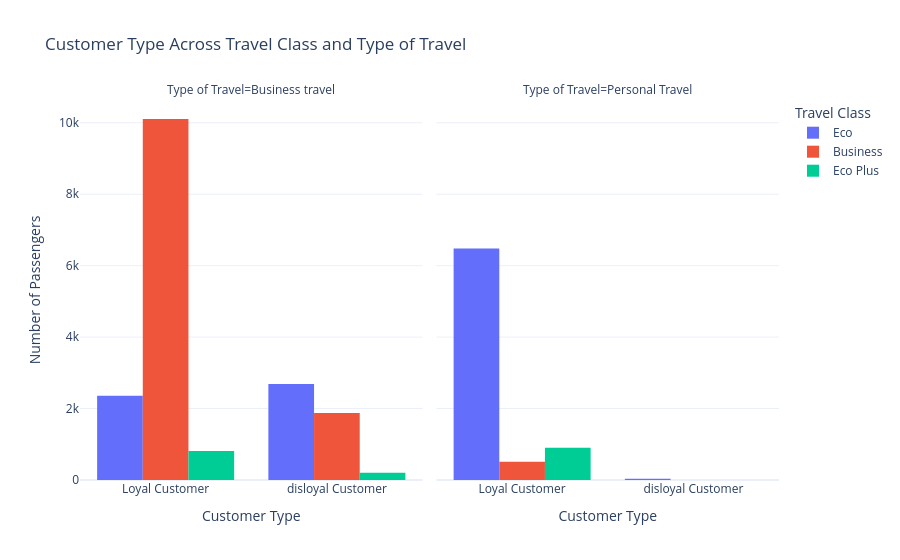

Notebook code for this chart:
### Markdown cell above
##### 14. CUSTOMER TYPE ACROSS TRAVEL CLASS AND TYPE OF TRAVEL

### Code cell
fig = px.histogram(df,x='Customer Type',color='Class',facet_col='Type of Travel',barmode='group',
    title='Customer Type Across Travel Class and Type of Travel',
        labels={
        'Customer Type': 'Customer Type',
        'Class': 'Travel Class',
        'Type of Travel': 'Type of Travel'})
   
fig.update_layout( template='plotly_white',
title={'text': 'Customer Type Across Travel Class and Type of Travel'},
xaxis_title='Customer Type', yaxis_title='Number of Passengers',
legend_title='Travel Class')
fig.show()

### Figure 1 — Plotly figure (JSON) as saved in the notebook; plotly's stock layout.template omitted (floating-point values rounded to 4 significant figures; data arrays with more than 128 entries replaced by an {"elided": "..."} marker saying what was removed)
{"data": [{"alignmentgroup": "True", "bingroup": "x", "hovertemplate": "Travel Class=Eco<br>Type of Travel=Business travel<br>Customer Type=%{x}<br>count=%{y}<extra></extra>", "legendgroup": "Eco", "marker": {"color": "#636efa", "pattern": {"shape": ""}}, "name": "Eco", "offsetgroup": "Eco", "orientation": "v", "showlegend": true, "type": "histogram", "x": {"elided": "5047 str values"}, "xaxis": "x", "yaxis": "y"}, {"alignmentgroup": "True", "bingroup": "x", "hovertemplate": "Travel Class=Eco<br>Type of Travel=Personal Travel<br>Customer Type=%{x}<br>count=%{y}<extra></extra>", "legendgroup": "Eco", "marker": {"color": "#636efa", "pattern": {"shape": ""}}, "name": "Eco", "offsetgroup": "Eco", "orientation": "v", "showlegend": false, "type": "histogram", "x": {"elided": "6517 str values"}, "xaxis": "x2", "yaxis": "y2"}, {"alignmentgroup": "True", "bingroup": "x", "hovertemplate": "Travel Class=Business<br>Type of Travel=Business travel<br>Customer Type=%{x}<br>count=%{y}<extra></extra>", "legendgroup": "Business", "marker": {"color": "#EF553B", "pattern": {"shape": ""}}, "name": "Business", "offsetgroup": "Business", "orientation": "v", "showlegend": true, "type": "histogram", "x": {"elided": "11979 str values"}, "xaxis": "x", "yaxis": "y"}, {"alignmentgroup": "True", "bingroup": "x", "hovertemplate": "Travel Class=Business<br>Type of Travel=Personal Travel<br>Customer Type=%{x}<br>count=%{y}<extra></extra>", "legendgroup": "Business", "marker": {"color": "#EF553B", "pattern": {"shape": ""}}, "name": "Business", "offsetgroup": "Business", "orientation": "v", "showlegend": false, "type": "histogram", "x": {"elided": "516 str values"}, "xaxis": "x2", "yaxis": "y2"}, {"alignmentgroup": "True", "bingroup": "x", "hovertemplate": "Travel Class=Eco Plus<br>Type of Travel=Business travel<br>Customer Type=%{x}<br>count=%{y}<extra></extra>", "legendgroup": "Eco Plus", "marker": {"color": "#00cc96", "pattern": {"shape": ""}}, "name": "Eco Plus", "offsetgroup": "Eco Plus", "orientation": "v", "showlegend": true, "type": "histogram", "x": {"elided": "1012 str values"}, "xaxis": "x", "yaxis": "y"}, {"alignmentgroup": "True", "bingroup": "x", "hovertemplate": "Travel Class=Eco Plus<br>Type of Travel=Personal Travel<br>Customer Type=%{x}<br>count=%{y}<extra></extra>", "legendgroup": "Eco Plus", "marker": {"color": "#00cc96", "pattern": {"shape": ""}}, "name": "Eco Plus", "offsetgroup": "Eco Plus", "orientation": "v", "showlegend": false, "type": "histogram", "x": {"elided": "905 str values"}, "xaxis": "x2", "yaxis": "y2"}], "layout": {"annotations": [{"font": {}, "showarrow": false, "text": "Type of Travel=Business travel", "x": 0.245, "xanchor": "center", "xref": "paper", "y": 1, "yanchor": "bottom", "yref": "paper"}, {"font": {}, "showarrow": false, "text": "Type of Travel=Personal Travel", "x": 0.755, "xanchor": "center", "xref": "paper", "y": 1, "yanchor": "bottom", "yref": "paper"}], "autosize": true, "barmode": "group", "legend": {"title": {"text": "Travel Class"}, "tracegroupgap": 0}, "title": {"text": "Customer Type Across Travel Class and Type of Travel"}, "xaxis": {"anchor": "y", "autorange": true, "domain": [0, 0.49], "range": [-0.5, 1.5], "title": {"text": "Customer Type"}, "type": "category"}, "xaxis2": {"anchor": "y2", "autorange": true, "domain": [0.51, 1], "matches": "x", "range": [-0.5, 1.5], "title": {"text": "Customer Type"}, "type": "category"}, "yaxis": {"anchor": "x", "autorange": true, "domain": [0, 1], "range": [0, 10640.0], "title": {"text": "Number of Passengers"}}, "yaxis2": {"anchor": "x2", "autorange": true, "domain": [0, 1], "matches": "y", "range": [0, 10640.0], "showticklabels": false}}}
